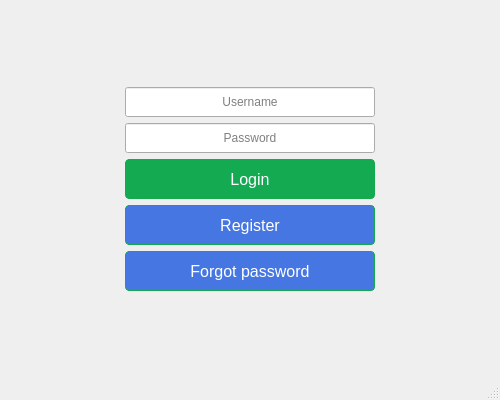
<?xml version="1.0" encoding="UTF-8"?>
<ui version="4.0">
 <class>MainWindow</class>
 <widget class="QMainWindow" name="MainWindow">
  <property name="geometry">
   <rect>
    <x>0</x>
    <y>0</y>
    <width>500</width>
    <height>400</height>
   </rect>
  </property>
  <property name="windowTitle">
   <string>IORA Chat Live</string>
  </property>
  <widget class="QWidget" name="centralwidget">
   <layout class="QVBoxLayout" name="verticalLayout_2">
    <item>
     <layout class="QVBoxLayout" name="verticalLayout">
      <item>
       <layout class="QHBoxLayout" name="horizontalLayout">
        <item>
         <widget class="QLineEdit" name="lineEdit_username">
          <property name="minimumSize">
           <size>
            <width>200</width>
            <height>30</height>
           </size>
          </property>
          <property name="maximumSize">
           <size>
            <width>250</width>
            <height>30</height>
           </size>
          </property>
          <property name="alignment">
           <set>Qt::AlignCenter</set>
          </property>
          <property name="placeholderText">
           <string>Username</string>
          </property>
         </widget>
        </item>
       </layout>
      </item>
      <item>
       <layout class="QHBoxLayout" name="horizontalLayout_2">
        <item>
         <widget class="QLineEdit" name="lineEdit_password">
          <property name="minimumSize">
           <size>
            <width>200</width>
            <height>30</height>
           </size>
          </property>
          <property name="maximumSize">
           <size>
            <width>250</width>
            <height>30</height>
           </size>
          </property>
          <property name="mouseTracking">
           <bool>true</bool>
          </property>
          <property name="frame">
           <bool>true</bool>
          </property>
          <property name="echoMode">
           <enum>QLineEdit::Password</enum>
          </property>
          <property name="alignment">
           <set>Qt::AlignCenter</set>
          </property>
          <property name="placeholderText">
           <string>Password</string>
          </property>
         </widget>
        </item>
       </layout>
      </item>
      <item alignment="Qt::AlignHCenter">
       <widget class="QPushButton" name="pushButton_Login">
        <property name="sizePolicy">
         <sizepolicy hsizetype="Expanding" vsizetype="Fixed">
          <horstretch>0</horstretch>
          <verstretch>0</verstretch>
         </sizepolicy>
        </property>
        <property name="minimumSize">
         <size>
          <width>250</width>
          <height>40</height>
         </size>
        </property>
        <property name="maximumSize">
         <size>
          <width>300</width>
          <height>40</height>
         </size>
        </property>
        <property name="font">
         <font>
          <pointsize>-1</pointsize>
          <bold>false</bold>
         </font>
        </property>
        <property name="toolTipDuration">
         <number>0</number>
        </property>
        <property name="layoutDirection">
         <enum>Qt::LeftToRight</enum>
        </property>
        <property name="styleSheet">
         <string notr="true"> background-color: #13aa52;
  border: 1px solid #13aa52;
  border-radius: 4px;
  box-shadow: rgba(0, 0, 0, .1) 0 2px 4px 0;
  box-sizing: border-box;
  color: #fff;
  cursor: pointer;
  font-family: &quot;Akzidenz Grotesk BQ Medium&quot;, -apple-system, BlinkMacSystemFont, sans-serif;
  font-size: 16px;
  font-weight: 400;
  outline: none;
  outline: 0;
  padding: 10px 25px;
  text-align: center;
  transform: translateY(0);
  transition: transform 150ms, box-shadow 150ms;
  user-select: none;
  -webkit-user-select: none;
  touch-action: manipulation;
</string>
        </property>
        <property name="text">
         <string>Login</string>
        </property>
       </widget>
      </item>
      <item alignment="Qt::AlignHCenter">
       <widget class="QPushButton" name="pushButton_register">
        <property name="sizePolicy">
         <sizepolicy hsizetype="Expanding" vsizetype="Fixed">
          <horstretch>0</horstretch>
          <verstretch>0</verstretch>
         </sizepolicy>
        </property>
        <property name="minimumSize">
         <size>
          <width>250</width>
          <height>40</height>
         </size>
        </property>
        <property name="maximumSize">
         <size>
          <width>300</width>
          <height>40</height>
         </size>
        </property>
        <property name="font">
         <font>
          <pointsize>-1</pointsize>
          <bold>false</bold>
         </font>
        </property>
        <property name="toolTipDuration">
         <number>0</number>
        </property>
        <property name="layoutDirection">
         <enum>Qt::LeftToRight</enum>
        </property>
        <property name="styleSheet">
         <string notr="true"> background-color: rgb(69, 118, 225);
  border: 1px solid #13aa52;
  border-radius: 4px;
  box-shadow: rgba(0, 0, 0, .1) 0 2px 4px 0;
  box-sizing: border-box;
  color: #fff;
  cursor: pointer;
  font-family: &quot;Akzidenz Grotesk BQ Medium&quot;, -apple-system, BlinkMacSystemFont, sans-serif;
  font-size: 16px;
  font-weight: 400;
  outline: none;
  outline: 0;
  padding: 10px 25px;
  text-align: center;
  transform: translateY(0);
  transition: transform 150ms, box-shadow 150ms;
  user-select: none;
  -webkit-user-select: none;
  touch-action: manipulation;
</string>
        </property>
        <property name="text">
         <string>Register</string>
        </property>
       </widget>
      </item>
      <item alignment="Qt::AlignHCenter">
       <widget class="QPushButton" name="pushButton_forgotPass">
        <property name="sizePolicy">
         <sizepolicy hsizetype="Expanding" vsizetype="Fixed">
          <horstretch>0</horstretch>
          <verstretch>0</verstretch>
         </sizepolicy>
        </property>
        <property name="minimumSize">
         <size>
          <width>250</width>
          <height>40</height>
         </size>
        </property>
        <property name="maximumSize">
         <size>
          <width>300</width>
          <height>40</height>
         </size>
        </property>
        <property name="font">
         <font>
          <pointsize>-1</pointsize>
          <bold>false</bold>
         </font>
        </property>
        <property name="toolTipDuration">
         <number>0</number>
        </property>
        <property name="layoutDirection">
         <enum>Qt::LeftToRight</enum>
        </property>
        <property name="styleSheet">
         <string notr="true"> background-color: rgb(69, 118, 225);
  border: 1px solid #13aa52;
  border-radius: 4px;
  box-shadow: rgba(0, 0, 0, .1) 0 2px 4px 0;
  box-sizing: border-box;
  color: #fff;
  cursor: pointer;
  font-family: &quot;Akzidenz Grotesk BQ Medium&quot;, -apple-system, BlinkMacSystemFont, sans-serif;
  font-size: 16px;
  font-weight: 400;
  outline: none;
  outline: 0;
  padding: 10px 25px;
  text-align: center;
  transform: translateY(0);
  transition: transform 150ms, box-shadow 150ms;
  user-select: none;
  -webkit-user-select: none;
  touch-action: manipulation;
</string>
        </property>
        <property name="text">
         <string>Forgot password</string>
        </property>
       </widget>
      </item>
     </layout>
    </item>
   </layout>
  </widget>
  <widget class="QStatusBar" name="statusbar"/>
 </widget>
 <resources/>
 <connections/>
</ui>
